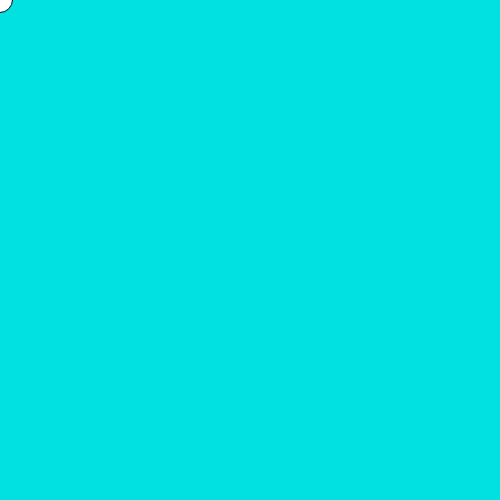
Frame 1 (no input)
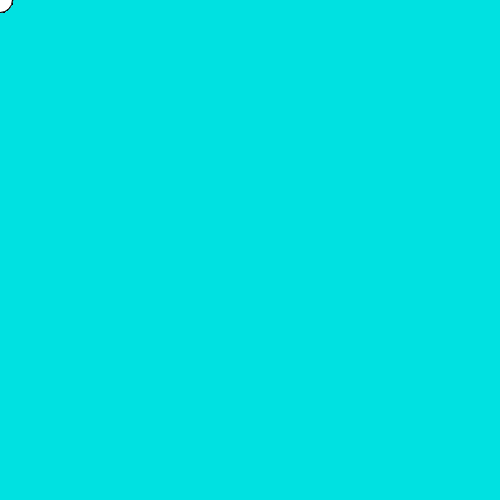
Frame 60 (no input)
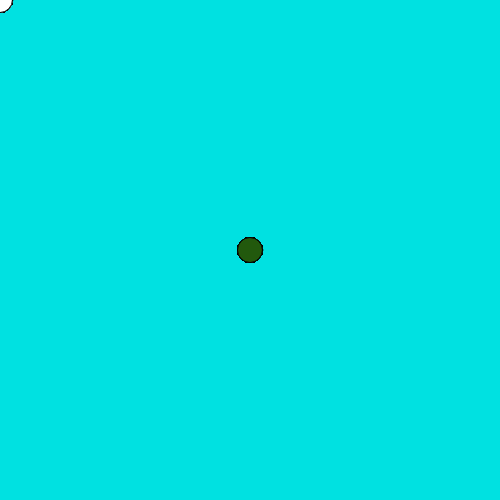
Frame 120 (the mouse pressed at the canvas centre since frame 60)

The p5.js sketch that drew these frames (run headless with seeded random() and noise() and a simulated clock; from frame 60 on, the mouse is pressed at the canvas centre):

// p5.js sketch
// ── sketch.js
//This block of code sets up the workspace (canvas and background color)
function setup() {
  createCanvas(500, 500);
  background(0, 225, 225);
}
//This executes the draw command sixty times a second, and creates the circles that you draw with, as well as the color changes
function draw() {
  if(mouseIsPressed)
    fill(random(0,225),random(0,225),random(0,225))
  ellipse(mouseX, mouseY, 25, 25);
}
